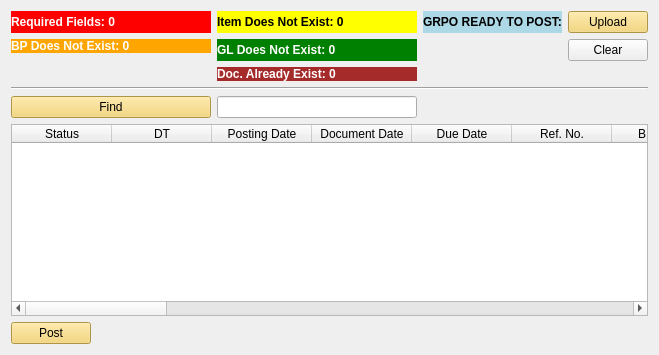
      <widget class="QWidget" name="tab_grpo">
       <property name="styleSheet">
        <string notr="true"/>
       </property>
       <attribute name="title">
        <string>GRPO</string>
       </attribute>
       <layout class="QGridLayout" name="gridLayout_2">
        <item row="2" column="2">
         <widget class="QLabel" name="label_grpo_total_exist">
          <property name="sizePolicy">
           <sizepolicy hsizetype="Fixed" vsizetype="Preferred">
            <horstretch>0</horstretch>
            <verstretch>0</verstretch>
           </sizepolicy>
          </property>
          <property name="minimumSize">
           <size>
            <width>100</width>
            <height>0</height>
           </size>
          </property>
          <property name="maximumSize">
           <size>
            <width>200</width>
            <height>16777215</height>
           </size>
          </property>
          <property name="styleSheet">
           <string notr="true">QLabel {
background-color:brown;
color:white;
font-weight: bold
}</string>
          </property>
          <property name="text">
           <string>Doc. Already Exist: 0</string>
          </property>
         </widget>
        </item>
        <item row="0" column="0" colspan="2">
         <widget class="QLabel" name="label">
          <property name="sizePolicy">
           <sizepolicy hsizetype="Fixed" vsizetype="Preferred">
            <horstretch>0</horstretch>
            <verstretch>0</verstretch>
           </sizepolicy>
          </property>
          <property name="minimumSize">
           <size>
            <width>100</width>
            <height>0</height>
           </size>
          </property>
          <property name="maximumSize">
           <size>
            <width>200</width>
            <height>16777215</height>
           </size>
          </property>
          <property name="autoFillBackground">
           <bool>false</bool>
          </property>
          <property name="styleSheet">
           <string notr="true">QLabel {
background-color:red;
color:white;
font-weight: bold;
border-radius: 25px
}</string>
          </property>
          <property name="text">
           <string>Required Fields: 0</string>
          </property>
         </widget>
        </item>
        <item row="16" column="0" colspan="5">
         <widget class="QTableWidget" name="tableWidget_grpo">
          <property name="styleSheet">
           <string notr="true">QPushButton {
	background-color: #f3d162
}</string>
          </property>
          <column>
           <property name="text">
            <string>Status</string>
           </property>
          </column>
          <column>
           <property name="text">
            <string>DT</string>
           </property>
          </column>
          <column>
           <property name="text">
            <string>Posting Date</string>
           </property>
          </column>
          <column>
           <property name="text">
            <string>Document Date</string>
           </property>
          </column>
          <column>
           <property name="text">
            <string>Due Date</string>
           </property>
          </column>
          <column>
           <property name="text">
            <string>Ref. No.</string>
           </property>
          </column>
          <column>
           <property name="text">
            <string>BP Code</string>
           </property>
          </column>
          <column>
           <property name="text">
            <string>BP Name</string>
           </property>
          </column>
          <column>
           <property name="text">
            <string>Ctrl Acct</string>
           </property>
          </column>
          <column>
           <property name="text">
            <string>Unit</string>
           </property>
          </column>
          <column>
           <property name="text">
            <string>Unit Name</string>
           </property>
          </column>
          <column>
           <property name="text">
            <string>Doc. No.</string>
           </property>
          </column>
          <column>
           <property name="text">
            <string>Remarks</string>
           </property>
          </column>
          <column>
           <property name="text">
            <string>Intsr. No</string>
           </property>
          </column>
          <column>
           <property name="text">
            <string>Cont. No.</string>
           </property>
          </column>
          <column>
           <property name="text">
            <string>Clrng Doc.</string>
           </property>
          </column>
          <column>
           <property name="text">
            <string>Clrng DT</string>
           </property>
          </column>
          <column>
           <property name="text">
            <string>2nd Sub Acct</string>
           </property>
          </column>
          <column>
           <property name="text">
            <string>Line No.</string>
           </property>
          </column>
          <column>
           <property name="text">
            <string>Currency</string>
           </property>
          </column>
          <column>
           <property name="text">
            <string>Trans Amount</string>
           </property>
          </column>
          <column>
           <property name="text">
            <string>Line Total</string>
           </property>
          </column>
          <column>
           <property name="text">
            <string>Item Code</string>
           </property>
          </column>
          <column>
           <property name="text">
            <string>Vat Group</string>
           </property>
          </column>
          <column>
           <property name="text">
            <string>Quantity</string>
           </property>
          </column>
          <column>
           <property name="text">
            <string>UoM Code</string>
           </property>
          </column>
         </widget>
        </item>
        <item row="17" column="0">
         <widget class="QPushButton" name="pushButton_upload_grpo">
          <property name="sizePolicy">
           <sizepolicy hsizetype="Fixed" vsizetype="Fixed">
            <horstretch>0</horstretch>
            <verstretch>0</verstretch>
           </sizepolicy>
          </property>
          <property name="styleSheet">
           <string notr="true">QPushButton {
	background-color: #f3d162
}</string>
          </property>
          <property name="text">
           <string>Post</string>
          </property>
         </widget>
        </item>
        <item row="1" column="0" colspan="2" alignment="Qt::AlignTop">
         <widget class="QLabel" name="label_grpo_total_bp_not_exist">
          <property name="sizePolicy">
           <sizepolicy hsizetype="Fixed" vsizetype="Preferred">
            <horstretch>0</horstretch>
            <verstretch>0</verstretch>
           </sizepolicy>
          </property>
          <property name="minimumSize">
           <size>
            <width>200</width>
            <height>0</height>
           </size>
          </property>
          <property name="maximumSize">
           <size>
            <width>200</width>
            <height>16777215</height>
           </size>
          </property>
          <property name="styleSheet">
           <string notr="true">QLabel {
background-color:orange;
color:white;
font-weight: bold
}</string>
          </property>
          <property name="text">
           <string>BP Does Not Exist: 0</string>
          </property>
         </widget>
        </item>
        <item row="12" column="0" colspan="2">
         <widget class="QPushButton" name="pushButton_2">
          <property name="styleSheet">
           <string notr="true">QPushButton {
	background-color: #f3d162
}</string>
          </property>
          <property name="text">
           <string>Find</string>
          </property>
         </widget>
        </item>
        <item row="1" column="2">
         <widget class="QLabel" name="label_4">
          <property name="sizePolicy">
           <sizepolicy hsizetype="Fixed" vsizetype="Preferred">
            <horstretch>0</horstretch>
            <verstretch>0</verstretch>
           </sizepolicy>
          </property>
          <property name="minimumSize">
           <size>
            <width>200</width>
            <height>0</height>
           </size>
          </property>
          <property name="maximumSize">
           <size>
            <width>200</width>
            <height>16777215</height>
           </size>
          </property>
          <property name="styleSheet">
           <string notr="true">QLabel {
background-color:green;
color:white;
font-weight: bold
}</string>
          </property>
          <property name="text">
           <string>GL Does Not Exist: 0</string>
          </property>
         </widget>
        </item>
        <item row="0" column="4">
         <widget class="QPushButton" name="pushButton_show_grpo">
          <property name="styleSheet">
           <string notr="true">QPushButton {
	background-color: #f3d162
}</string>
          </property>
          <property name="text">
           <string>Upload</string>
          </property>
         </widget>
        </item>
        <item row="12" column="2">
         <widget class="QLineEdit" name="lineEdit_2"/>
        </item>
        <item row="0" column="3">
         <widget class="QLabel" name="label_grpo_total_ready">
          <property name="styleSheet">
           <string notr="true">QLabel {
background-color:rgb(173, 216, 230);
color:black;
font-weight: bold
}</string>
          </property>
          <property name="text">
           <string>GRPO READY TO POST:</string>
          </property>
         </widget>
        </item>
        <item row="11" column="0" colspan="5">
         <widget class="Line" name="line">
          <property name="orientation">
           <enum>Qt::Horizontal</enum>
          </property>
         </widget>
        </item>
        <item row="0" column="2">
         <widget class="QLabel" name="label_grpo_total_item_not_exist">
          <property name="sizePolicy">
           <sizepolicy hsizetype="Fixed" vsizetype="Preferred">
            <horstretch>0</horstretch>
            <verstretch>0</verstretch>
           </sizepolicy>
          </property>
          <property name="minimumSize">
           <size>
            <width>200</width>
            <height>0</height>
           </size>
          </property>
          <property name="maximumSize">
           <size>
            <width>200</width>
            <height>16777215</height>
           </size>
          </property>
          <property name="styleSheet">
           <string notr="true">QLabel {
background-color:yellow;
color:black;
font-weight: bold
}</string>
          </property>
          <property name="text">
           <string>Item Does Not Exist: 0</string>
          </property>
         </widget>
        </item>
        <item row="1" column="4">
         <widget class="QPushButton" name="pushButton_grpo_clear">
          <property name="text">
           <string>Clear</string>
          </property>
         </widget>
        </item>
       </layout>
      </widget>
